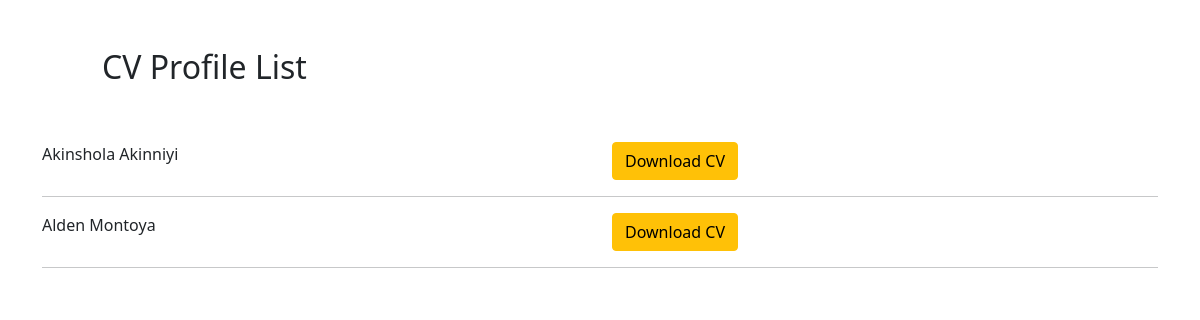
Before: /profile with the older database file.
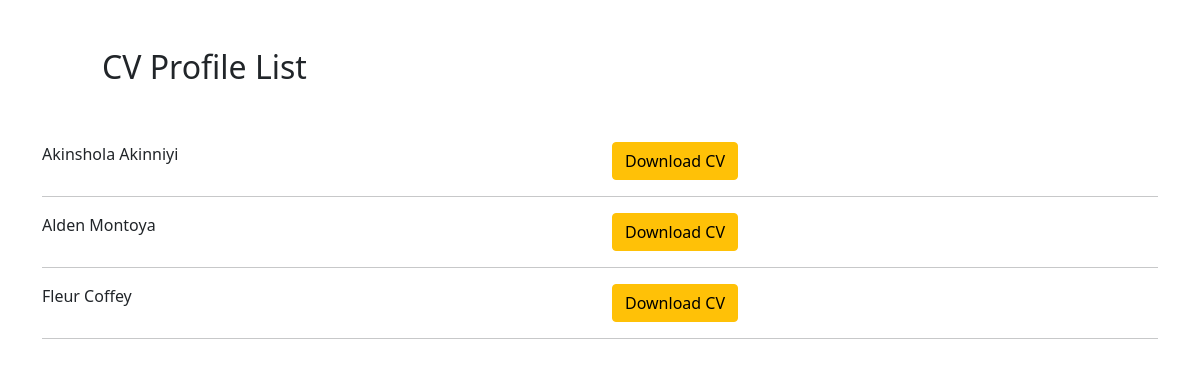
After: the same page with the newer database file.
### base/models.py (models this page shows)
class Profile(models.Model):
    name = models.CharField(max_length=200)
    email = models.EmailField(max_length=200)
    phone = models.CharField(max_length=200)
    summary = models.TextField(max_length=2000)
    degree = models.TextField(max_length=200)
    school = models.TextField(max_length=200)
    university = models.TextField(max_length=200)
    previous_work = models.TextField(max_length=2000)
    skills = models.TextField(max_length=1000)

### base/views.py (the view)
# urls.py: path("profile", views.profile, name='profile'),
def profile(request):
    allprofiles = Profile.objects.all()
    context = {
        'allprofiles':allprofiles
    }
    return render(request, 'base/profile.html', context)

### base/templates/base/profile.html (shortened to what this page needs)
<!DOCTYPE html>
<html lang="en">
  <head>
    <link href="https://cdn.jsdelivr.net/npm/bootstrap@5.0.2/dist/css/bootstrap.min.css" rel="stylesheet">
  </head>
  <body>
    <div class="container">
      <div class="row m-5">
        <div class="col-md-12">
          <h2>CV Profile List</h2>
        </div>
      </div>
      {% for all in allprofiles %}
      <div class="row">
        <div class="col-md-6">{{all.name}}</div>
        <div class="col-md-6">
          <a class="btn btn-warning" href="/resume/{{all.id}}"
            >Download CV</a
          >
        </div>
      </div>
      <hr />
      {%endfor %}
    </div>
  </body>
</html>

Changed rows visible on the page:
added Profile: name "Fleur Coffey"
